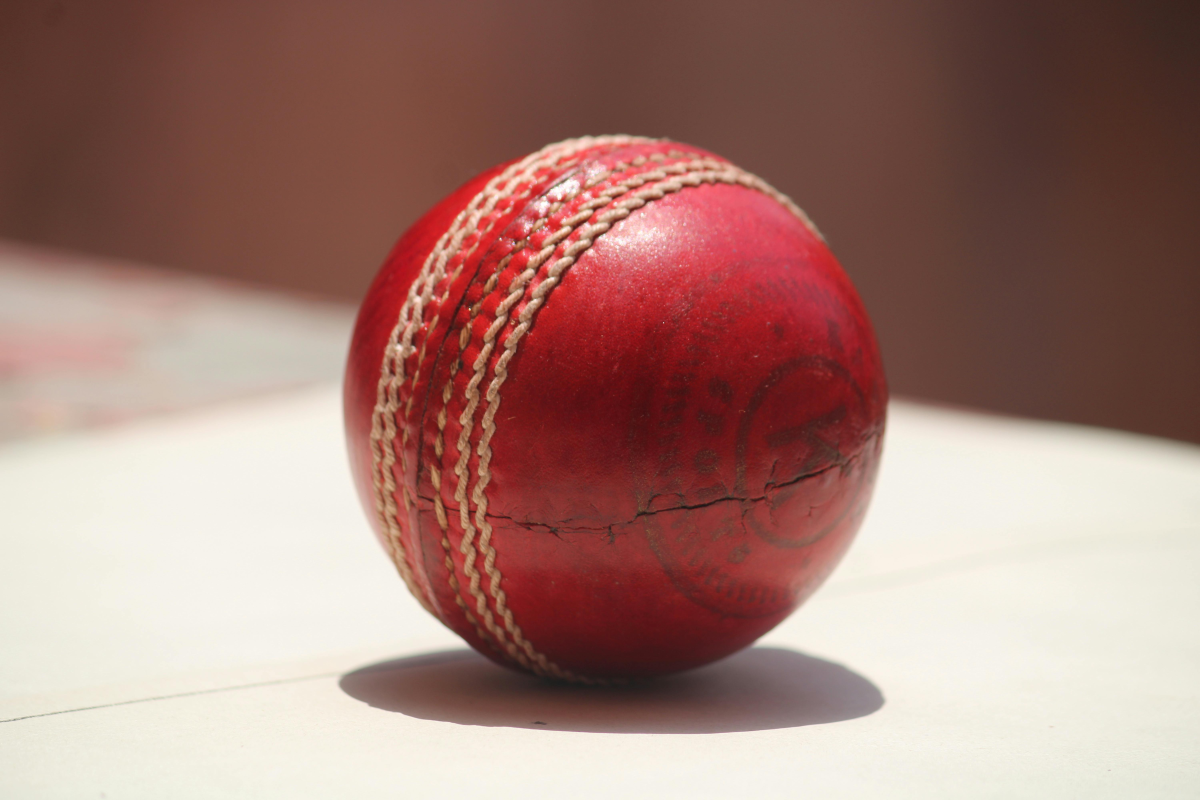
#> input picture content/sushantkambli07/object-detection/dataset/ball/ball.jpg, 6000 x 4000 px, found by its file name (shown at 1/5 size); its folder holds only this picture in this run
$ python object_detection_model.py
#> lines starting #> are read from the running program, lines starting #| are printed output that depends on the picture
import numpy as np
import matplotlib.pyplot as plt
from sklearn.svm import SVC
from sklearn.metrics import accuracy_score, classification_report, confusion_matrix
from sklearn.model_selection import train_test_split
from skimage.feature import hog
from skimage.io import imread
from skimage.transform import resize
from skimage.color import rgb2gray
from sklearn.svm import LinearSVC
from sklearn.model_selection import train_test_split
import matplotlib.pyplot as plt
from sklearn.preprocessing import LabelEncoder
import seaborn as sns
from sklearn.ensemble import RandomForestClassifier
import os


categories = [ "ball","bat"]
data = []
labels = []
data_dir = "dataset"
le = LabelEncoder()
svm = SVC(kernel='rbf', probability=True)
rfc = RandomForestClassifier(random_state=42)

def train():
    for category in categories:
        path = os.path.join(data_dir, category)
        print(path)
        label = category
        for file in os.listdir(path):
            print(file)
            image = imread(path+'\\'+file)
#> image is the input picture: shape (4000, 6000, 3); mean R, G, B 164, 126.7, 118.4
            gray_image = rgb2gray(image)
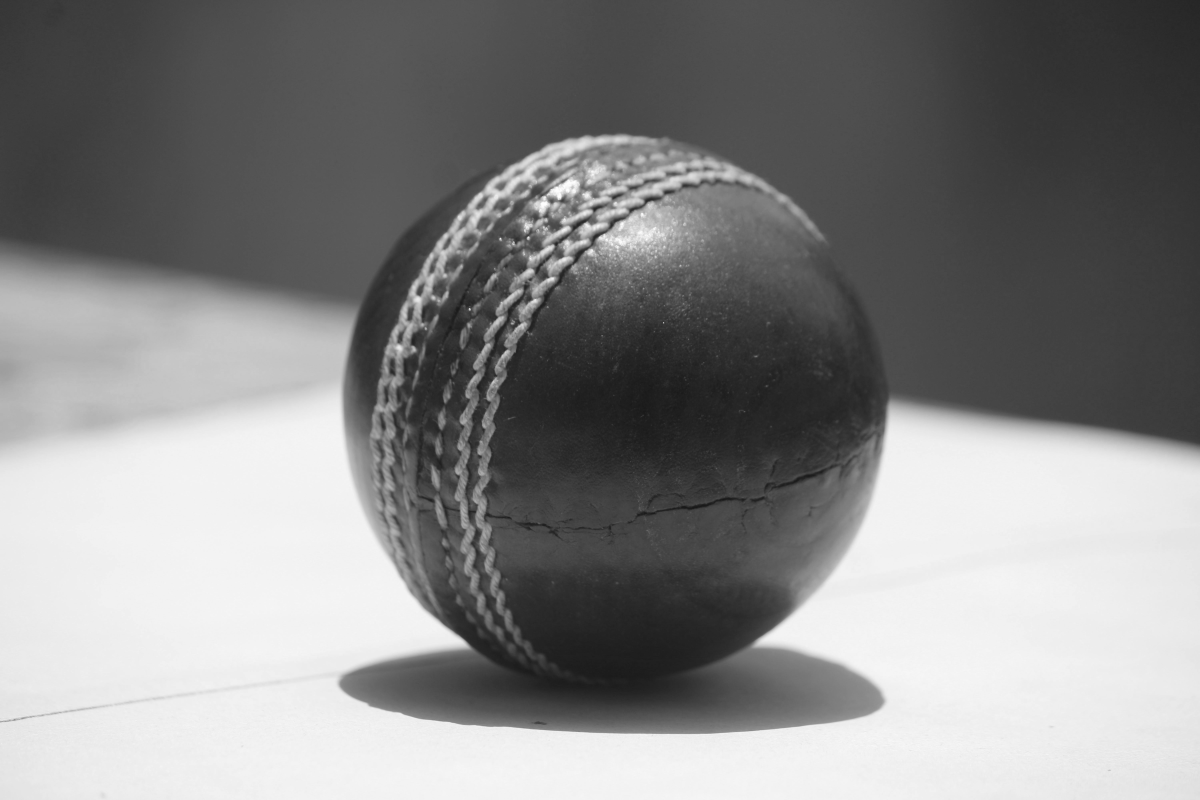
#> gray_image: shape (4000, 6000) float64 (shown at 1/5 size); min 0.0825, max 1, mean 0.526
            resized_image = resize(gray_image, (64, 64), anti_aliasing=True)
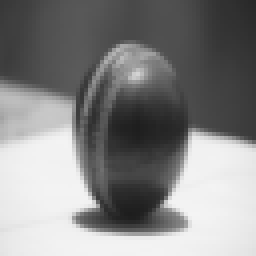
#> resized_image: shape (64, 64) float64 (shown 4 times larger); min 0.118, max 0.958, mean 0.526
            plt.imshow(resized_image)
            plt.show()
            data.append(resized_image)
            labels.append(label)

    print("Total samples:", len(data))

    hog_features = []

    for image in data:
        features = hog(image,
                    orientations=9,
                    pixels_per_cell=(8, 8),
                    cells_per_block=(2, 2),
                    block_norm='L2-Hys')
        hog_features.append(features)

    X = np.array(hog_features)
    y = np.array(labels)


    y_encoded = le.fit_transform(y)

    X_train, X_test, y_train, y_test = train_test_split(
        X, y_encoded, test_size=0.2, random_state=42, stratify=y_encoded
    )


    print(X_train)
    print(y_train)
    svm.fit(X_train, y_train)

    y_pred = svm.predict(X_test)

    print("Accuracy:", accuracy_score(y_test, y_pred))
    print("\nClassification Report:\n", classification_report(y_test, y_pred, target_names=le.classes_))

    cm = confusion_matrix(y_test, y_pred)
    plt.figure(figsize=(6,5))
    sns.heatmap(cm, annot=True, fmt='d', cmap='Blues', xticklabels=le.classes_, yticklabels=le.classes_)
    plt.xlabel('Predicted')
    plt.ylabel('Actual')
    plt.title('Confusion Matrix')
    plt.show()

# [76 lines left out: functions train_rfc, predict_object, predict_object_rfc, not called in this run]


if __name__ == "__main__":
#> (the run stopped early here; a loop or call above may not have finished)
